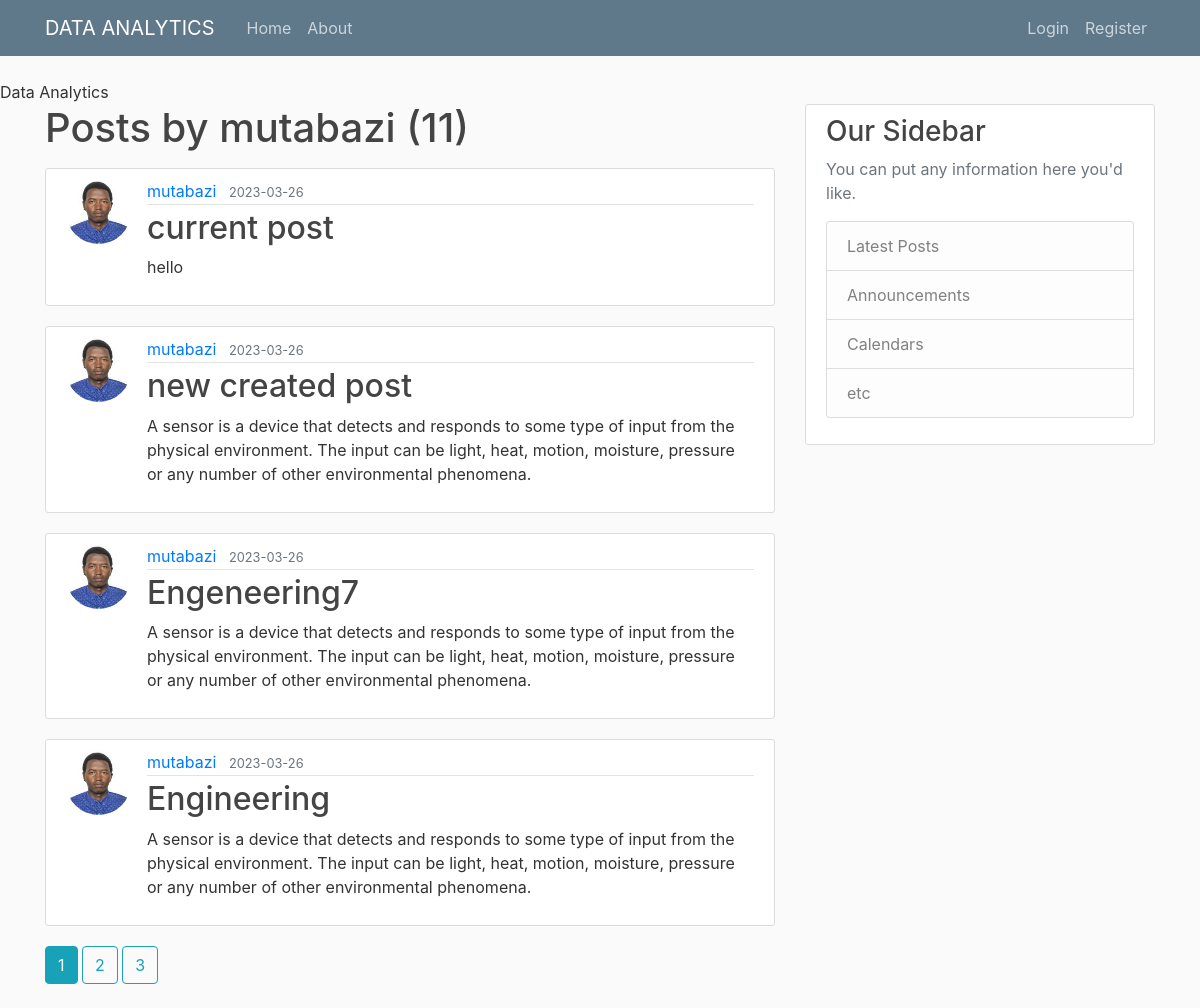
/user/mutabazi, run on the app's committed database.
### app/models.py (models this page shows, shortened)
class User(db.Model, UserMixin):
    id= db.Column(db.Integer, primary_key= True)
    username= db.Column(db.String(20), unique= True, nullable= False)
    email= db.Column(db.String(120), unique= True, nullable= False)
    image_file= db.Column(db.String(20), nullable= False, default= 'default.jpg')
    password= db.Column(db.String(60), nullable= False)
    posts= db.relationship('Post', backref='author', lazy= True)

class Post(db.Model):
    id= db.Column(db.Integer, primary_key= True)
    title= db.Column(db.String(100),nullable= False)
    date_posted= db.Column(db.DateTime, nullable= False, default=datetime.utcnow)
    content= db.Column(db.Text, nullable= False)
    user_id= db.Column(db.Integer, db.ForeignKey('user.id'), nullable= False)

### app/users/routes.py (the view)
@users.route("/user/<string:username>")
def user_post(username):
    page= request.args.get('page',1, type=int)
    user= User.query.filter_by(username=username).first_or_404()
    posts= Post.query.filter_by(author= user)\
     .order_by(Post.date_posted.desc())\
          .paginate(page= page, per_page=4)
    return render_template('user_posts.html', posts=posts, user= user)

### app/templates/user_posts.html
{% extends "layout.html"%}
{% block content %}
    <h1 class="mb-3">Posts by {{ user.username}} ({{posts.total}})</h1>
    {% for post in posts.items %}
    <article class="media content-section">
      <img class="rounded-circle article-img" src="{{url_for('static', filename= 'profile_pics/' + post.author.image_file)}}"></img>
        <div class="media-body">
          <div class="article-metadata">
            <a class="mr-2" href="{{url_for('users.user_post', username= post.author.username)}}">{{ post.author.username }}</a>
            <small class="text-muted">{{ post.date_posted.strftime('%Y-%m-%d') }}</small>
          </div>
          <h2><a class="article-title" href="{{url_for('posts.post', post_id= post.id)}}">{{ post.title }}</a></h2>
          <p class="article-content">{{ post.content }}</p>
        </div>
      </article>
    {% endfor %}
    {% for page_num in posts.iter_pages(left_edge=1, right_edge=1, left_current=1, right_current=2) %}
      {% if page_num %}
          {% if posts.page == page_num %}
            <a class="btn btn-info mb-4" href="{{url_for('users.user_post',username=user.username,page= page_num)}}">{{page_num}}</a>
          {% else %}
            <a class="btn btn-outline-info mb-4" href="{{url_for('users.user_post', username=user.username,page= page_num)}}">{{page_num}}</a>
          {% endif%}
      {% else %}
        ...
      {% endif%}
    {% endfor %}
{% endblock content%}

### app/static/main.css (style rules this page uses)
body { background: #fafafa; color: #333333; margin-top: 5rem; }
h1, h2, h3, h4, h5, h6 { color: #444444; }
.content-section { background: #ffffff; padding: 10px 20px; border: 1px solid #dddddd; border-radius: 3px; margin-bottom: 20px; }
.article-title { color: #444444; }
.article-content { white-space: pre-line; }
.article-img { height: 65px; width: 65px; margin-right: 16px; }
.article-metadata { padding-bottom: 1px; margin-bottom: 4px; border-bottom: 1px solid #e3e3e3 }

### data on the page
User: username "mutabazi"
Post: image_file (picture), author.username "mutabazi", date_posted "2023-03-26", title "current post", content "hello"
Post: image_file (picture), author.username "mutabazi", date_posted "2023-03-26", title "new created post", content "A sensor is a device that detects and responds to some type of input from the physical environment. The input can be light, heat, motion, moisture, pressure or any number of other environmental phenomena."
Post: image_file (picture), author.username "mutabazi", date_posted "2023-03-26", title "Engeneering7", content "A sensor is a device that detects and responds to some type of input from the physical environment. The input can be light, heat, motion, moisture, pressure or any number of other environmental phenomena."
Post: image_file (picture), author.username "mutabazi", date_posted "2023-03-26", title "Engineering", content "A sensor is a device that detects and responds to some type of input from the physical environment. The input can be light, heat, motion, moisture, pressure or any number of other environmental phenomena."

### other printed values
{{ posts.total }} "11"
{{ page_num }} "1"
{{ page_num }} "2" "3"
